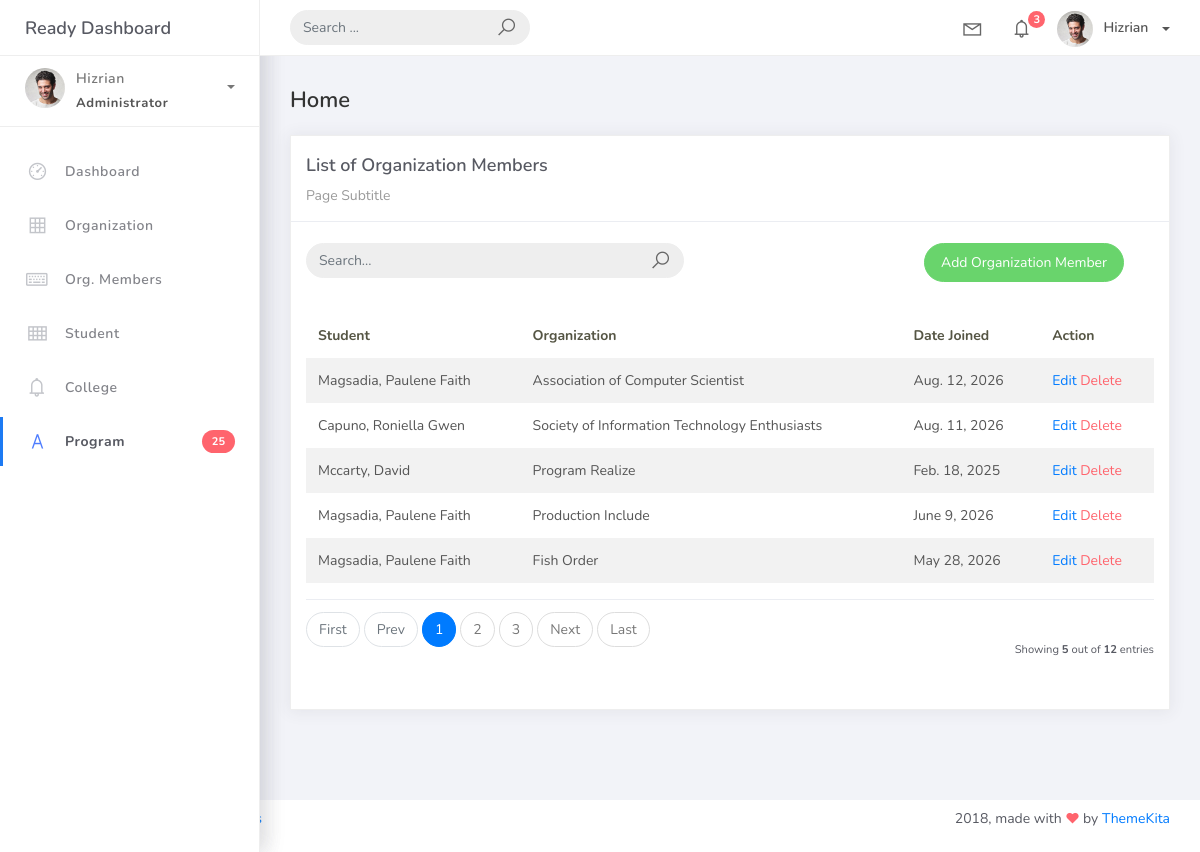
Page /orgmembers/ on the earlier database version.
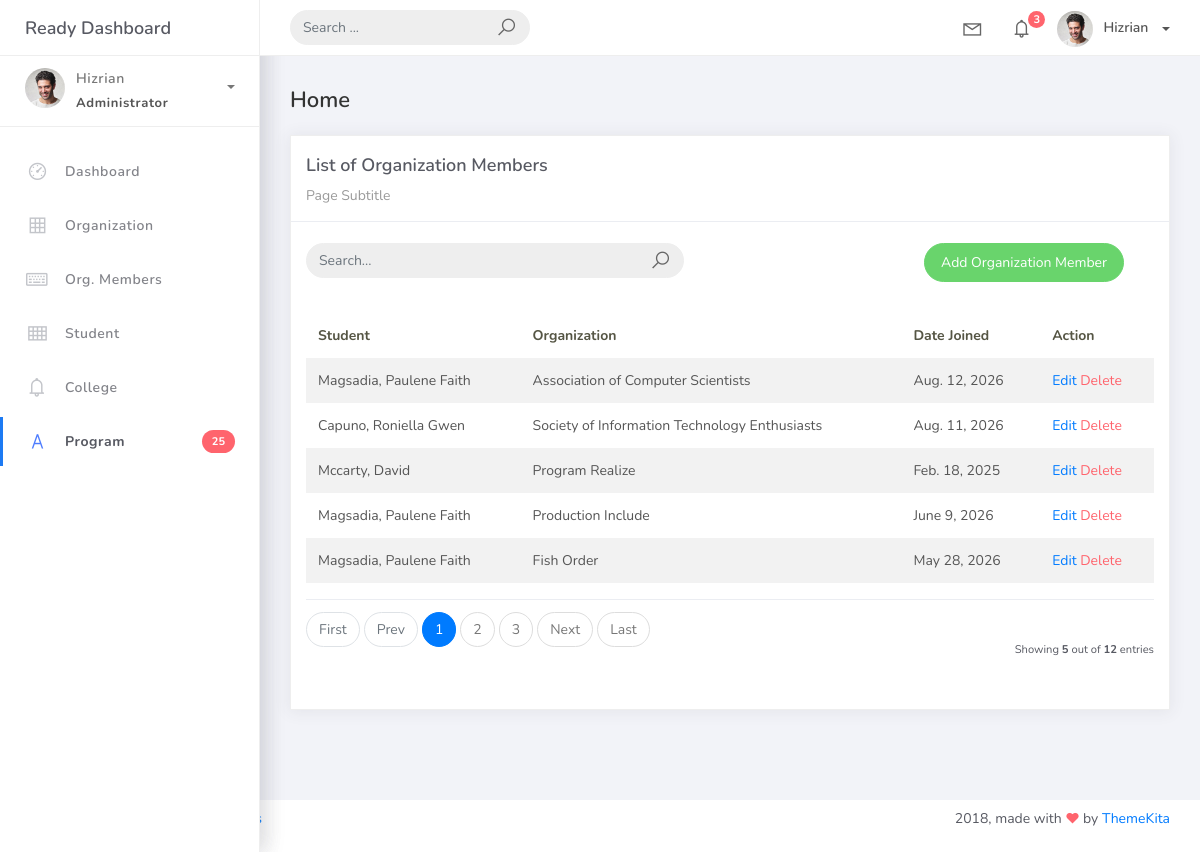
Same page on the later database version.
### studentorg/models.py (models this page shows, shortened)
class BaseModel(models.Model):
    created_at = models.DateTimeField(auto_now_add=True, db_index=True)
    updated_at = models.DateTimeField(auto_now=True)
    class Meta:
        abstract = True

class OrgMember(BaseModel):
    student = models.ForeignKey(Student, on_delete=models.CASCADE)
    organization = models.ForeignKey(Organization, on_delete=models.CASCADE)
    date_joined = models.DateField()

class Organization(BaseModel):
    name = models.CharField(max_length=250)
    college = models.ForeignKey(
        College,
        null=True,
        blank=True,
        on_delete=models.CASCADE
    )
    description = models.CharField(max_length=500)
    def __str__(self):
        return self.name

class Student(BaseModel):
    student_id = models.CharField(max_length=15)
    lastname = models.CharField(max_length=25)
    firstname = models.CharField(max_length=25)
    middlename = models.CharField(max_length=25, blank=True, null=True)
    program = models.ForeignKey(Program, on_delete=models.CASCADE)
    def __str__(self):
        return f"{self.lastname}, {self.firstname}"

### studentorg/views.py (the view, shortened to what this page needs)
# urls.py: path('orgmembers/', views.OrgMemberList.as_view(), name='orgmember-list'),
class OrgMemberList(ListView):
    model = OrgMember
    template_name = "orgmember_list.html"
    paginate_by = 5
    def get_queryset(self):
        qs = OrgMember.objects.all()
        query = self.request.GET.get('search')
        return qs

### templates/orgmember_list.html
{% extends 'base.html' %} {% load static %} {% block content %}
<div class="content">
    <div class="container-fluid">
        <h4 class="page-title">Home</h4>
        <div class="row">
            <div class="col-md-12">
                <div class="card">
                    <div class="card-header">
                        <div class="card-title">List of Organization Members</div>
                        <div class="card-category">Page Subtitle</div>
                    </div>
                    <br />
                    <div class="col-md-12 row">
                        <div class="col-md-6">
                            <form method="GET" action="{% url 'orgmember-list' %}" class="navbar-left navbar-form nav-search mr-md-3">
                                <div class="input-group">
                                    <input type="text" name="search" placeholder="Search..." class="form-control" value="{{ request.GET.search }}" />
                                    <div class="input-group-append">
                                        <button type="submit" class="input-group-text">
                                            <i class="la la-search search-icon"></i>
                                        </button>
                                    </div>
                                </div>
                            </form>
                        </div>
                        <div class="col-md-6">
                            <div class="pull-right">
                                <a href="{% url 'orgmember-add' %}" class="btn btn-success btn-rounded">
                                    Add Organization Member
                                </a>
                            </div>
                        </div>
                    </div>
                    <div class="card-body">
                        <table class="table table-striped mt-3">
                            <thead>
                                <tr>
                                    <th scope="col">Student</th>
                                    <th scope="col">Organization</th>
                                    <th scope="col">Date Joined</th>
                                    <th scope="col">Action</th>
                                </tr>
                            </thead>
                            <tbody>
                                {% for object in object_list %}
                                <tr>
                                    <td>{{ object.student }}</td>
                                    <td>{{ object.organization }}</td>
                                    <td>{{ object.date_joined }}</td>
                                    <td>
                                        <a href="{% url 'orgmember-update' object.id %}">Edit</a>
                                        <a href="{% url 'orgmember-delete' object.id %}" class="text-danger">Delete</a>
                                    </td>
                                </tr>
                                {% empty %}
                                <tr>
                                    <td colspan="4" style="text-align: center">
                                        <p class="text-sm font-weight-bold mb-0"> No Records Found</p>
                                    </td>
                                </tr>
                                {% endfor %}
                            </tbody>
                        </table>
                        {% include 'includes/pagination.html' %}
                    </div>
                </div>
            </div>
        </div>
    </div>
</div>
{% endblock %}

Differences in the rows shown:
changed through a linked row, OrgMember: organization "Association of Computer Scientist" → "Association of Computer Scientists"
